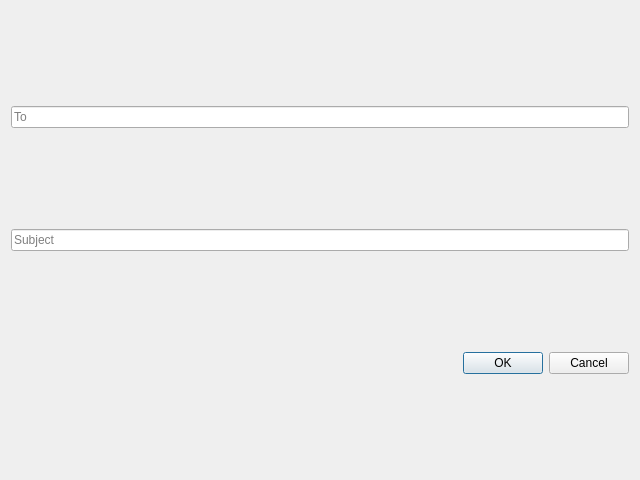
<?xml version="1.0" encoding="UTF-8"?>
<ui version="4.0">
 <class>Dialog</class>
 <widget class="QDialog" name="Dialog">
  <property name="geometry">
   <rect>
    <x>0</x>
    <y>0</y>
    <width>640</width>
    <height>480</height>
   </rect>
  </property>
  <property name="windowTitle">
   <string>New mail</string>
  </property>
  <layout class="QVBoxLayout" name="verticalLayout">
   <item>
    <widget class="QLineEdit" name="input_To">
     <property name="text">
      <string/>
     </property>
     <property name="placeholderText">
      <string extracomment="Subject">To</string>
     </property>
    </widget>
   </item>
   <item>
    <widget class="QLineEdit" name="input_Subject">
     <property name="placeholderText">
      <string>Subject</string>
     </property>
    </widget>
   </item>
   <item>
    <layout class="QVBoxLayout" name="layout"/>
   </item>
   <item>
    <widget class="QDialogButtonBox" name="buttonBox">
     <property name="orientation">
      <enum>Qt::Horizontal</enum>
     </property>
     <property name="standardButtons">
      <set>QDialogButtonBox::Cancel|QDialogButtonBox::Ok</set>
     </property>
    </widget>
   </item>
  </layout>
 </widget>
 <resources/>
 <connections>
  <connection>
   <sender>buttonBox</sender>
   <signal>accepted()</signal>
   <receiver>Dialog</receiver>
   <slot>accept()</slot>
   <hints>
    <hint type="sourcelabel">
     <x>248</x>
     <y>254</y>
    </hint>
    <hint type="destinationlabel">
     <x>157</x>
     <y>274</y>
    </hint>
   </hints>
  </connection>
  <connection>
   <sender>buttonBox</sender>
   <signal>rejected()</signal>
   <receiver>Dialog</receiver>
   <slot>reject()</slot>
   <hints>
    <hint type="sourcelabel">
     <x>316</x>
     <y>260</y>
    </hint>
    <hint type="destinationlabel">
     <x>286</x>
     <y>274</y>
    </hint>
   </hints>
  </connection>
 </connections>
</ui>
